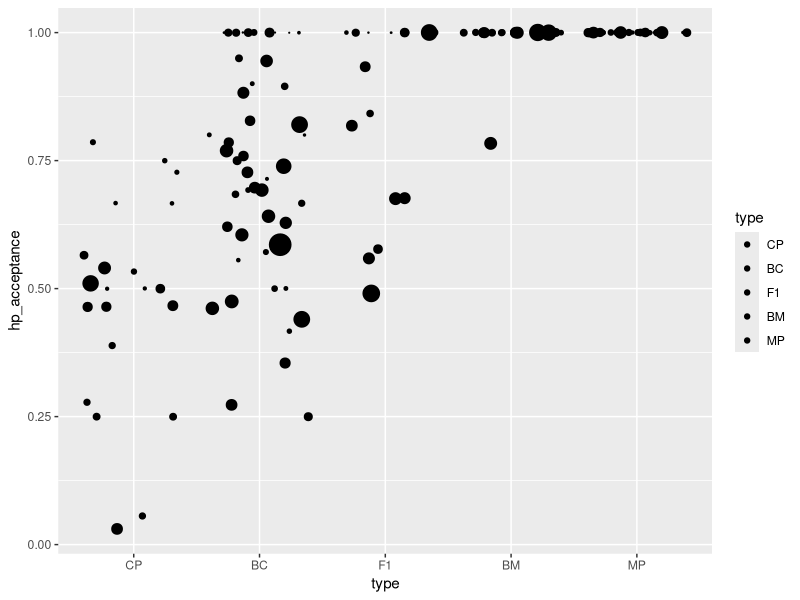

This figure's R source: (Note: this script raises an error after producing the figure.)
library(lme4)
library(emmeans)
library(ggplot2)
library(AER)

setwd("~/lukeball/HostPref_R/1. behaviour")

data <- read.csv("hp_data_clean.csv", header = T, stringsAsFactors = F)

data$newID<-1:nrow(data)
data$hp_acceptance <- data$meni/data$total_eggs
data$type[!data$type%in%c("BC","BM","CP","MP")]<-"F1"

#remove sterile individuals
data$sterile <- as.numeric(is.na(data$hp_acceptance))
plotdata <- data[data$sterile==0,]

#### by female type ====
#reorder x axis
plotdata$type <- factor(plotdata$type, levels = c ("CP", "BC", "F1", "BM", "MP"))
#ggplot
ggplot(plotdata, aes(type, hp_acceptance, fill=type)) + 
  geom_jitter(size = 0.1 * plotdata$total_eggs) 
cbind(plotdata$meni,plotdata$viti)

###
#stats

library(MASS)

glm <- glm.nb(meni/viti ~ type, data = plotdata)


#glmer and anova
mod1 <- glmer(cbind(meni,viti) ~ type + (1|newID), family = "binomial", data = plotdata)
mod2 <- glmer(cbind(meni,viti) ~ (1|newID), family = "binomial", data = plotdata)
mod3 <- glmer(cbind(meni,viti) ~ type + (1|data_set) + (1|newID), family = "binomial", data = plotdata)
mod4 <- glmer(cbind(meni,viti) ~ type + (1|brood), family = "binomial", data = plotdata)
mod5 <- glmer(cbind(meni,viti) ~ type + (1|data_set) + (1|newID) +(1|brood), family = "binomial", data = plotdata)

anova(mod1, mod2, mod3,mod4,mod5)


## mod 3 is best
emmeans(mod3, pairwise ~type)

#check for overdispersion
summary(mod3)

sqrt(sum(c(resid(mod3),mod3@u)^2)/length(resid(mod3)))
# = ~0.881 

#means and confidence intervals
stats <- summary(emmeans(mod3, specs = "type"))
stats$emmean <- plogis(stats$emmean)
stats$asymp.LCL <- plogis(stats$asymp.LCL)
stats$asymp.UCL <- plogis(stats$asymp.UCL)
  # fix MP cofidence intervals
stats[5,5] <- 1.0

###

# plot ====
## by female type ====
par(mar=c(3.2,3.5,0.5,4))

plot(1,1, type = "n", xaxt="n",yaxt="n",xlab="",ylab="",
     xlim=c(0.5,5.5),xaxs="i",ylim=0:1)
abline(v=c(1.5,2.5,3.5,4.5))

points(jitter(rep(1,sum(plotdata$type=="CP")),7),
       plotdata$hp_acceptance[plotdata$type=="CP"],
       pch=21,bg=adjustcolor("gray",0.5),
       cex=0.2*sqrt(plotdata$total_eggs[plotdata$type=="CP"]))

points(jitter(rep(2,sum(plotdata$type=="BC")),7),
       plotdata$hp_acceptance[plotdata$type=="BC"],
       pch=21,bg=adjustcolor("gray",0.5),
       cex=0.2*sqrt(plotdata$total_eggs[plotdata$type=="BC"]))

points(jitter(rep(3,sum(plotdata$type=="F1")),6),
       plotdata$hp_acceptance[plotdata$type=="F1"],
       pch=21,bg=adjustcolor("gray",0.5),
       cex=0.2*sqrt(plotdata$total_eggs[plotdata$type=="F1"]))

points(jitter(rep(4,sum(plotdata$type=="BM")),5),
       plotdata$hp_acceptance[plotdata$type=="BM"],
       pch=21,bg=adjustcolor("gray",0.5),
       cex=0.2*sqrt(plotdata$total_eggs[plotdata$type=="BM"]))

points(jitter(rep(5,sum(plotdata$type=="MP")),4),
       plotdata$hp_acceptance[plotdata$type=="MP"],
       pch=21,bg=adjustcolor("gray",0.5),
       cex=0.2*sqrt(plotdata$total_eggs[plotdata$type=="MP"]))


axis(1,at=1:5,c(expression(italic("H. cydno")),"BCC","F1","BCM",expression(italic("H. melpomene"))),
     lwd=0,line=-0.5, cex.axis=0.8)

axis(2,las=2)

mtext("Female Type",1,line=2)
mtext(substitute(paste("Acceptance for ",italic(' P. menispermifolia'))),2,line=2.5)

segments((1:5)-0.2, stats$asymp.LCL, (1:5)-0.2, stats$asymp.UCL, col = "#f52c2c",lwd = 2)
segments((1:5)-0.3, stats$emmean, (1:5)-0.1, stats$emmean, col = "#f52c2c",lwd = 3)
         
#check range of data points
range(plotdata$total_eggs[plotdata$type%in%c("CP", "BC", "F1", "BM", "MP")])

#Create legend: Take some values that seem more or less adequate
dots_for<-c(10,30,50,70)

par(xpd=T)

points(rep(5.85, 4),
       c(0.4,0.51,0.62,0.73),
       cex=0.2*sqrt(dots_for),pch=21, 
       bg=adjustcolor("gray",0.5))
text(rep(6.25, 4),
     c(0.4,0.51,0.62,0.73),
     as.character(dots_for))
par(xpd=F)

dev.copy(png, "behaviour.png",res=300,width=1800, height=1100)
dev.off()

## by brood====
# plot each female type separately, 
# grouping individuals by brood to look for brood effects

# group by female type
F1 <- plotdata[which(plotdata$type=="F1"),]
  F1 <- F1[-which(is.na(F1$brood)),]
BCC <- plotdata[which(plotdata$type=="BC"),]
BCM <- plotdata[which(plotdata$type=="BM"),]
  BCM <- BCM[-which(is.na(BCM$brood)),]

  ggplot(BCM, aes(brood, hp_acceptance)) + 
    geom_point() 
  cbind(plotdata$meni,plotdata$viti)
  
## stats


# GLMM
  #F1 ====
lm1 <- glmer(cbind(meni,viti) ~ (1|brood), family = "binomial", data = F1)
lm2 <- glmer(cbind(meni,viti) ~ (1|newID), family = "binomial", data = F1)
lm3 <- glmer(cbind(meni,viti) ~ brood + (1|newID), family = "binomial", data = F1)
lm4 <- glmer(cbind(meni,viti) ~ (1|brood) + (1|newID), family = "binomial", data = F1)

anova(lm1,lm2,lm3,lm4)


emmeans(lm3, pairwise ~brood)

#check for overdispersion again
summary(lm3)

sqrt(sum(c(resid(lm3),lm3@u)^2)/length(resid(lm3)))

# = 0.7988674

#means and confidence intervals
stats.F1 <- summary(emmeans(lm3, specs = "brood"))
stats.F1$emmean <- plogis(stats.F1$emmean)
stats.F1$asymp.LCL <- plogis(stats.F1$asymp.LCL)
stats.F1$asymp.UCL <- plogis(stats.F1$asymp.UCL)
stats.F1

  stats.F1[2,5]<- 1
    ## plot ====
par(mar=c(3.2,3.5,0.5,4.5))

plot(1,1, type = "n", xaxt="n",yaxt="n",xlab="",ylab="",
     xlim=c(0.5,3.5),xaxs="i",ylim=0:1)
abline(v=c(1.5,2.5))

points(rep(1,sum(F1$brood=="c1")),
       F1$hp_acceptance[F1$brood=="c1"],
       pch=21,bg=adjustcolor("gray",0.5),
       cex=0.5*sqrt(F1$total_eggs[F1$brood=="c1"]))

points(jitter(rep(2,sum(F1$brood=="c6")),6),
       F1$hp_acceptance[F1$brood=="c6"],
       pch=21,bg=adjustcolor("gray",0.5),
       cex=0.5*sqrt(F1$total_eggs[F1$brood=="c6"]))

points(rep(3,sum(F1$brood=="N32")),
       F1$hp_acceptance[F1$brood=="N32"],
       pch=21,bg=adjustcolor("gray",0.5),
       cex=0.5*sqrt(F1$total_eggs[F1$brood=="N32"]))


axis(1,at=1:3,c("C1","C6","N32"),
     lwd=0,line=-0.5)

axis(2,las=2)

mtext("F1 Brood",1,line=2)
mtext(substitute(paste("Acceptance for ",italic(' P. menispermifolia'))),2,line=2.5)

segments((1:3)-0.2, stats.F1$asymp.LCL, (1:3)-0.2, stats.F1$asymp.UCL, col = "#f52c2c",lwd = 2)
segments((1:3)-0.3, stats.F1$emmean, (1:3)-0.1, stats.F1$emmean, col = "#f52c2c",lwd=3)
#check range of data points
range(F1$total_eggs[F1$brood%in%c("c1", "c6", "N32")])

#Take some values that seem more or less adequate
dots_for<-c(10,25,40,55)

par(xpd=T)

points(rep(3.75, 4),
       c(0.4,0.51,0.62,0.73),
       cex=0.5*sqrt(dots_for),pch=21, 
       bg=adjustcolor("gray",0.5))
text(rep(4, 4),
     c(0.4,0.51,0.62,0.73),
     as.character(dots_for))
par(xpd=F)

dev.copy(png, "behaviour broods - F1.png",res=300,width=1800, height=1100)
dev.off()
  # BCC ====
lm1 <- glmer(cbind(meni,viti) ~ (1|brood), family = "binomial", data = BCC)
lm2 <- glmer(cbind(meni,viti) ~ (1|newID), family = "binomial", data = BCC)
lm3 <- glmer(cbind(meni,viti) ~ brood + (1|newID), family = "binomial", data = BCC)
lm4 <- glmer(cbind(meni,viti) ~ (1|brood) + (1|newID), family = "binomial", data = BCC)

anova(lm1,lm2,lm3)

emmeans(lm3, pairwise ~brood)

#check for overdispersion again
summary(lm3)

sqrt(sum(c(resid(lm3),lm3@u)^2)/length(resid(lm3)))

# = 1.056174

#means and confidence intervals
stats.BCC <- summary(emmeans(lm3, specs = "brood"))
stats.BCC$emmean <- plogis(stats.BCC$emmean)
stats.BCC$asymp.LCL <- plogis(stats.BCC$asymp.LCL)
stats.BCC$asymp.UCL <- plogis(stats.BCC$asymp.UCL)
stats.BCC

stats.BCC[which(stats.BCC$asymp.LCL==0),5]<- 1
    ## plot ====
par(mar=c(3.2,3.5,0.5,4))

plot(1,1, type = "n", xaxt="n",yaxt="n",xlab="",ylab="",
     xlim=c(0.5,19.5),xaxs="i",ylim=0:1)
abline(v=c((1:19)+0.5))

points(rep(1,sum(BCC$brood=="C10")),
       BCC$hp_acceptance[BCC$brood=="C10"],
       pch=21,bg=adjustcolor("gray",0.5),
       cex=0.3*sqrt(BCC$total_eggs[BCC$brood=="C10"]))
points(rep(2,sum(BCC$brood=="C11")),
       BCC$hp_acceptance[BCC$brood=="C11"],
       pch=21,bg=adjustcolor("gray",0.5),
       cex=0.3*sqrt(BCC$total_eggs[BCC$brood=="C11"]))
points(rep(3,sum(BCC$brood=="C14")),
       BCC$hp_acceptance[BCC$brood=="C14"],
       pch=21,bg=adjustcolor("gray",0.5),
       cex=0.3*sqrt(BCC$total_eggs[BCC$brood=="C14"]))
points(rep(4,sum(BCC$brood=="C18")),
       BCC$hp_acceptance[BCC$brood=="C18"],
       pch=21,bg=adjustcolor("gray",0.5),
       cex=0.3*sqrt(BCC$total_eggs[BCC$brood=="C18"]))
points(rep(5,sum(BCC$brood=="C21")),
       BCC$hp_acceptance[BCC$brood=="C21"],
       pch=21,bg=adjustcolor("gray",0.5),
       cex=0.3*sqrt(BCC$total_eggs[BCC$brood=="C21"]))
points(rep(6,sum(BCC$brood=="C24")),
       BCC$hp_acceptance[BCC$brood=="C24"],
       pch=21,bg=adjustcolor("gray",0.5),
       cex=0.3*sqrt(BCC$total_eggs[BCC$brood=="C24"]))
points(rep(7,sum(BCC$brood=="C8")),
       BCC$hp_acceptance[BCC$brood=="C8"],
       pch=21,bg=adjustcolor("gray",0.5),
       cex=0.3*sqrt(BCC$total_eggs[BCC$brood=="C8"]))
points(rep(8,sum(BCC$brood=="H5")),
       BCC$hp_acceptance[BCC$brood=="H5"],
       pch=21,bg=adjustcolor("gray",0.5),
       cex=0.3*sqrt(BCC$total_eggs[BCC$brood=="H5"]))
points(rep(9,sum(BCC$brood=="N10")),
       BCC$hp_acceptance[BCC$brood=="N10"],
       pch=21,bg=adjustcolor("gray",0.5),
       cex=0.3*sqrt(BCC$total_eggs[BCC$brood=="N10"]))
points(rep(10,sum(BCC$brood=="N12")),
       BCC$hp_acceptance[BCC$brood=="N12"],
       pch=21,bg=adjustcolor("gray",0.5),
       cex=0.3*sqrt(BCC$total_eggs[BCC$brood=="N12"]))
points(rep(11,sum(BCC$brood=="N14")),
       BCC$hp_acceptance[BCC$brood=="N14"],
       pch=21,bg=adjustcolor("gray",0.5),
       cex=0.3*sqrt(BCC$total_eggs[BCC$brood=="N14"]))
points(rep(12,sum(BCC$brood=="N15")),
       BCC$hp_acceptance[BCC$brood=="N15"],
       pch=21,bg=adjustcolor("gray",0.5),
       cex=0.3*sqrt(BCC$total_eggs[BCC$brood=="N15"]))
points(rep(13,sum(BCC$brood=="N17")),
       BCC$hp_acceptance[BCC$brood=="N17"],
       pch=21,bg=adjustcolor("gray",0.5),
       cex=0.3*sqrt(BCC$total_eggs[BCC$brood=="N17"]))
points(rep(14,sum(BCC$brood=="N2")),
       BCC$hp_acceptance[BCC$brood=="N2"],
       pch=21,bg=adjustcolor("gray",0.5),
       cex=0.3*sqrt(BCC$total_eggs[BCC$brood=="N2"]))
points(rep(15,sum(BCC$brood=="N35")),
       BCC$hp_acceptance[BCC$brood=="N35"],
       pch=21,bg=adjustcolor("gray",0.5),
       cex=0.3*sqrt(BCC$total_eggs[BCC$brood=="N35"]))
points(rep(16,sum(BCC$brood=="N49")),
       BCC$hp_acceptance[BCC$brood=="N49"],
       pch=21,bg=adjustcolor("gray",0.5),
       cex=0.3*sqrt(BCC$total_eggs[BCC$brood=="N49"]))
points(rep(17,sum(BCC$brood=="N62")),
       BCC$hp_acceptance[BCC$brood=="N62"],
       pch=21,bg=adjustcolor("gray",0.5),
       cex=0.3*sqrt(BCC$total_eggs[BCC$brood=="N62"]))
points(rep(18,sum(BCC$brood=="N64")),
       BCC$hp_acceptance[BCC$brood=="N64"],
       pch=21,bg=adjustcolor("gray",0.5),
       cex=0.3*sqrt(BCC$total_eggs[BCC$brood=="N64"]))
points(rep(19,sum(BCC$brood=="N66")),
       BCC$hp_acceptance[BCC$brood=="N66"],
       pch=21,bg=adjustcolor("gray",0.5),
       cex=0.3*sqrt(BCC$total_eggs[BCC$brood=="N66"]))


axis(1,at=1:19,unique(BCC$brood),
     lwd=0,line=-0.5,las=2)

axis(2,las=2)

mtext("BCC Brood",1,line=2)
mtext(substitute(paste("Acceptance for ",italic(' P. menispermifolia'))),2,line=2.5)

remove <- c(2,5,6,16,17,19)
keep <- c(1:19)
keep<-keep[-remove]

segments(keep-0.2, stats.BCC$asymp.LCL[keep], keep-0.2, stats.BCC$asymp.UCL[keep], col = "#f52c2c",lwd = 2)
segments((1:19)-0.3, stats.BCC$emmean, (1:19)-0.1, stats.BCC$emmean, col = "#f52c2c",lwd=3)

#check range of data points
range(BCC$total_eggs[BCC$brood%in%unique(BCC$brood)])

#Take some values that seem more or less adequate
dots_for<-c(10,30,50,70)

par(xpd=T)

points(rep(20.75, 4),
       c(0.4,0.51,0.62,0.73),
       cex=0.3*sqrt(dots_for),pch=21, 
       bg=adjustcolor("gray",0.5))
text(rep(22, 4),
     c(0.4,0.51,0.62,0.73),
     as.character(dots_for))
par(xpd=F)
dev.copy(png, "behaviour broods - BCC.png",res=300,width=1800, height=1100)
dev.off()
  
#BCM ====
lm1 <- glmer(cbind(meni,viti) ~ (1|brood), family = "binomial", data = BCM)
lm2 <- glmer(cbind(meni,viti) ~ (1|newID), family = "binomial", data = BCM)
lm3 <- glmer(cbind(meni,viti) ~ (1|data_set), family = "binomial", data = BCM)

lm3 <- glmer(cbind(meni,viti) ~ brood + (1|newID), family = "binomial", data = BCM)
lm4 <- glmer(cbind(meni,viti) ~ brood + (1|newID) + (1|data_set), family = "binomial", data = BCM)

anova(lm1,lm2,lm3,lm4)


emmeans(lm3, pairwise ~brood)

#check for overdispersion again
summary(lm3)

sqrt(sum(c(resid(lm3),lm3@u)^2)/length(resid(lm3)))

# = 0.7988674

#means and confidence intervals
stats.BCM <- summary(emmeans(lm3, specs = "brood"))
stats.BCM$emmean <- plogis(stats.BCM$emmean)
stats.BCM$asymp.LCL <- plogis(stats.BCM$asymp.LCL)
stats.BCM$asymp.UCL <- plogis(stats.BCM$asymp.UCL)
stats.BCM

N41 = c(1,1,1,1,0.7837838)
# calculate mean and CIs for brood N41
stats.BCM [3,2] <- mean(N41)

error <- qnorm(0.975)*sd(N41)/sqrt(5)
stats.BCM [3,5] <- mean(N41)-error
stats.BCM [3,6] <- mean(N41)+error


stats.BCM[(1:2),5]<- 1
    ## plot ====
par(mar=c(3.2,3.5,0.5,4.5))

plot(1,1, type = "n", xaxt="n",yaxt="n",xlab="",ylab="",
     xlim=c(0.5,3.5),xaxs="i",ylim=0:1)
abline(v=c(1.5,2.5))

points(jitter(rep(1,sum(BCM$brood=="c4")),10),
       BCM$hp_acceptance[BCM$brood=="c4"],
       pch=21,bg=adjustcolor("gray",0.5),
       cex=0.7*sqrt(BCM$total_eggs[BCM$brood=="c4"]))

points(jitter(rep(2,sum(BCM$brood=="c5")),10),
       BCM$hp_acceptance[BCM$brood=="c5"],
       pch=21,bg=adjustcolor("gray",0.5),
       cex=0.7*sqrt(BCM$total_eggs[BCM$brood=="c5"]))

points(jitter(rep(3,sum(BCM$brood=="N41")),7),
       BCM$hp_acceptance[BCM$brood=="N41"],
       pch=21,bg=adjustcolor("gray",0.5),
       cex=0.7*sqrt(BCM$total_eggs[BCM$brood=="N41"]))


axis(1,at=1:3,c("C4","C5","N41"),
     lwd=0,line=-0.5)

axis(2,las=2)

mtext("BCM Brood",1,line=2)
mtext(substitute(paste("Acceptance for ",italic(' P. menispermifolia'))),2,line=2.5)

segments((1:3)-0.2, stats.BCM$asymp.LCL, (1:3)-0.2, stats.BCM$asymp.UCL, col = "#f52c2c",lwd = 2)
segments((1:3)-0.3, stats.BCM$emmean, (1:3)-0.1, stats.BCM$emmean, col = "#f52c2c",lwd=3)

#check range of data points
range(BCM$total_eggs[BCM$brood%in%unique(BCM$brood)])

#Take some values that seem more or less adequate
dots_for<-c(10,20,30,40)

par(xpd=T)

points(rep(3.75, 4),
       c(0.38,0.5,0.62,0.74),
       cex=0.7*sqrt(dots_for),pch=21, 
       bg=adjustcolor("gray",0.5))
text(rep(4, 4),
     c(0.38,0.5,0.62,0.74),
     as.character(dots_for))
par(xpd=F)
dev.copy(png, "behaviour broods - BCM.png",res=300,width=1800, height=1100)
dev.off()
